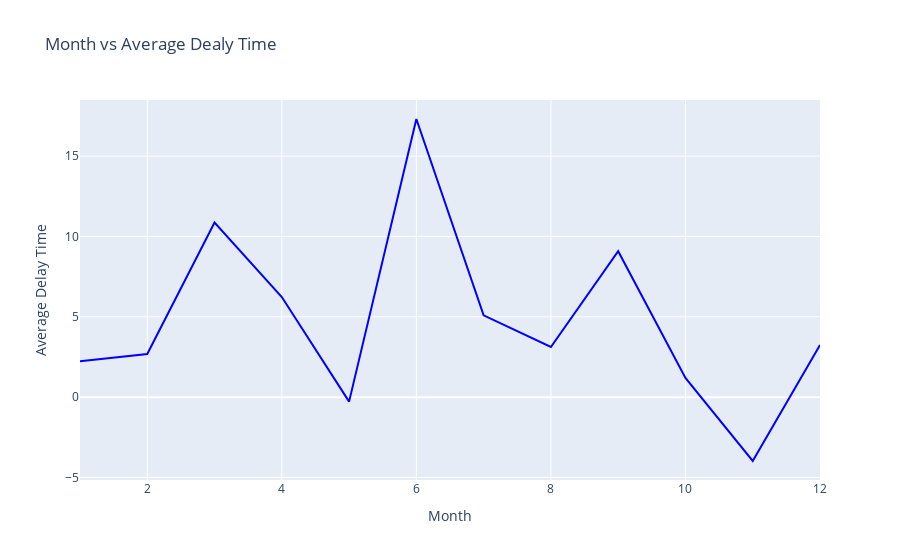

The cell this chart's notebook holds for it:
### Markdown cell above
#### To do:

-   Create a line plot with x-axis being the month and y-axis being computed average delay time. Update plot title,  
    xaxis, and yaxis title.
-   Hint: Scatter and line plot vary by updating mode parameter.

### Code cell
# Create line plot here
# First we create a figure using go.Figure and adding trace to it through go.scatter

fig = go.Figure(data=go.Scatter(x=line_data['Month'], y=line_data['ArrDelay'], mode='lines', marker=dict(color='blue')))
# Updating layout through `update_layout`. Here we are adding title to the plot and providing title to x and y axis.
fig.update_layout(title='Month vs Average Dealy Time', xaxis_title='Month', yaxis_title='Average Delay Time')
# Display the figure
fig.show()

### Figure 1 — Plotly figure (JSON) as saved in the notebook; plotly's stock layout.template omitted (floating-point values rounded to 4 significant figures)
{"data": [{"marker": {"color": "blue"}, "mode": "lines", "type": "scatter", "x": [1, 2, 3, 4, 5, 6, 7, 8, 9, 10, 11, 12], "y": [2.233, 2.688, 10.87, 6.229, -0.2791, 17.31, 5.089, 3.122, 9.081, 1.2, -3.975, 3.241]}], "layout": {"autosize": true, "title": {"text": "Month vs Average Dealy Time"}, "xaxis": {"autorange": true, "range": [1, 12], "title": {"text": "Month"}, "type": "linear"}, "yaxis": {"autorange": true, "range": [-5.158, 18.49], "title": {"text": "Average Delay Time"}, "type": "linear"}}}
